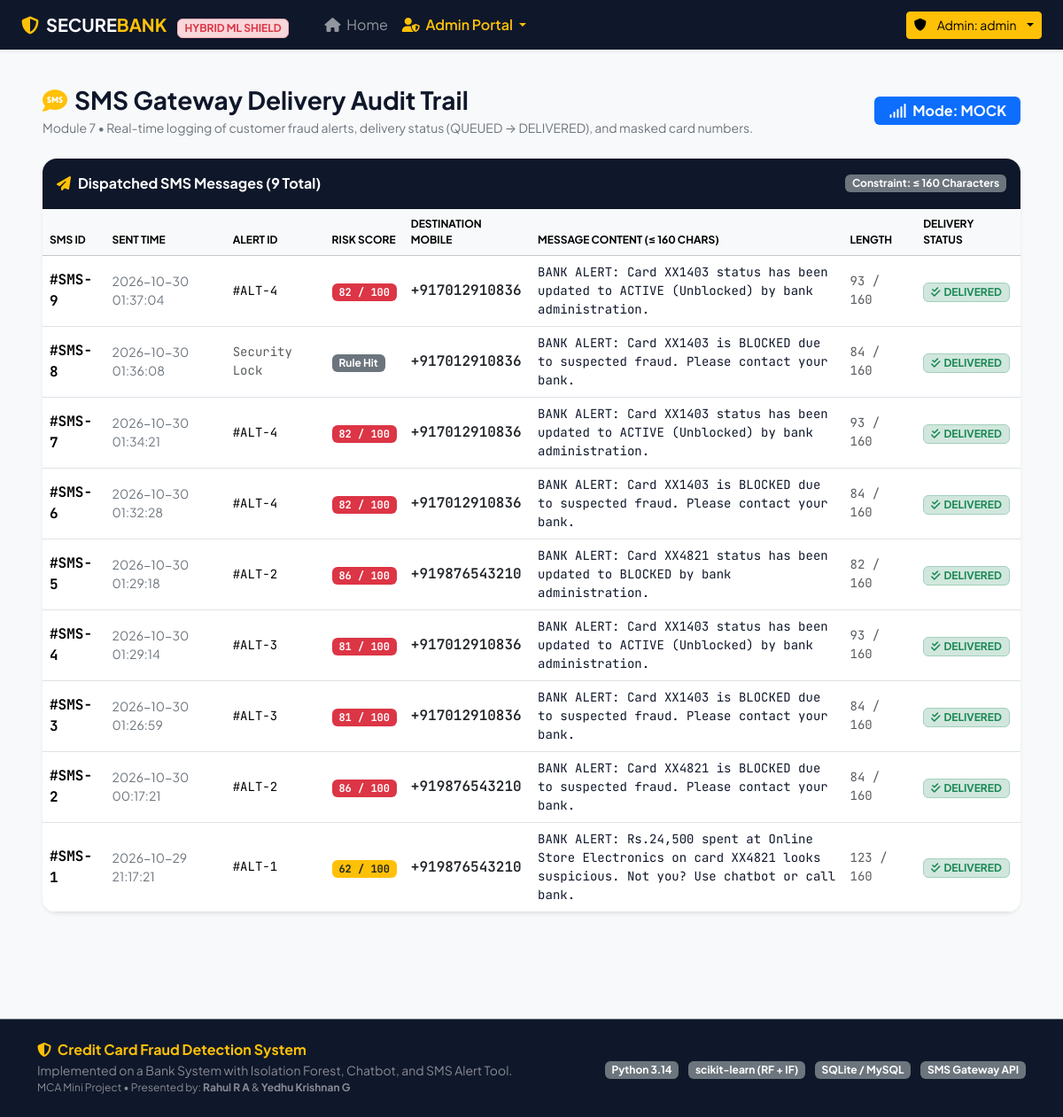
/admin/sms-logs (signed in), run on the app's committed database.
### tables this page shows
CREATE TABLE SMS_LOG (
        sms_id INTEGER PRIMARY KEY AUTOINCREMENT,
        alert_id INTEGER,
        phone VARCHAR(15) NOT NULL,
        message VARCHAR(160) NOT NULL,
        sms_status VARCHAR(15) NOT NULL,
        sent_time DATETIME NOT NULL,
        FOREIGN KEY (alert_id) REFERENCES FRAUD_ALERT(alert_id) ON DELETE SET NULL
    );

CREATE TABLE FRAUD_ALERT (
        alert_id INTEGER PRIMARY KEY AUTOINCREMENT,
        txn_id INTEGER NOT NULL,
        rule_hit VARCHAR(50) NOT NULL,
        risk_score INTEGER NOT NULL,
        rf_prob DECIMAL(6, 4) NOT NULL,
        iso_score DECIMAL(6, 4) NOT NULL,
        alert_status VARCHAR(15) DEFAULT 'NEW',
        alert_time DATETIME NOT NULL,
        FOREIGN KEY (txn_id) REFERENCES `TRANSACTION`(txn_id) ON DELETE CASCADE
    );

### app.py (the view)
@app.route('/admin/sms-logs')
@admin_login_required
def admin_sms_logs():
    conn = get_db_connection()
    cursor = conn.cursor()
    cursor.execute("""
        SELECT s.sms_id, s.alert_id, s.phone, s.message, s.sms_status, s.sent_time,
               f.risk_score, f.rule_hit
        FROM SMS_LOG s
        LEFT JOIN FRAUD_ALERT f ON s.alert_id = f.alert_id
        ORDER BY s.sms_id DESC
    """)
    logs = cursor.fetchall()
    conn.close()
    return render_template('admin_sms_logs.html', logs=logs)

### app.py (called while the page is built)
def admin_login_required(f):
    @wraps(f)
    def decorated_function(*args, **kwargs):
        if 'admin_id' not in session:
            flash('Admin authentication required.', 'danger')
            return redirect(url_for('admin_login'))
        return f(*args, **kwargs)
    return decorated_function

### models/database.py (called while the page is built)
def get_db_connection():
    conn = sqlite3.connect(Config.SQLITE_DB_PATH)
    conn.row_factory = sqlite3.Row
    conn.execute("PRAGMA foreign_keys = ON")
    return conn

### templates/admin_sms_logs.html (shortened to what this page needs)
{% extends "base.html" %}
{% block content %}
<div class="container-fluid px-lg-5">
    <div class="d-flex flex-wrap justify-content-between align-items-center mb-4">
        <div>
            <h3 class="fw-bold text-navy mb-1">
                <i class="fa-solid fa-comment-sms text-warning me-2"></i>SMS Gateway Delivery Audit Trail
            </h3>
            <p class="text-secondary small mb-0">
                Module 7 &bull; Real-time logging of customer fraud alerts, delivery status (QUEUED &rarr; DELIVERED), and masked card numbers.
            </p>
        </div>
        <div>
            <span class="badge bg-primary fs-6 px-3 py-2">
                <i class="fa-solid fa-signal me-1"></i> Mode: {{ config.SMS_GATEWAY_MODE }}
            </span>
        </div>
    </div>
    <div class="card border-0 shadow-sm rounded-4 overflow-hidden mb-5">
        <div class="card-header bg-navy text-white d-flex justify-content-between align-items-center py-3">
            <span class="fw-bold"><i class="fa-solid fa-paper-plane me-2 text-warning"></i>Dispatched SMS Messages ({{ logs|length }} Total)</span>
            <span class="badge bg-secondary">Constraint: &le; 160 Characters</span>
        </div>
        <div class="table-responsive bg-white">
            <table class="table table-hover align-middle mb-0">
                <thead class="table-light text-secondary fs-xs text-uppercase">
                    <tr>
                        <th>SMS ID</th>
                        <th>Sent Time</th>
                        <th>Alert ID</th>
                        <th>Risk Score</th>
                        <th>Destination Mobile</th>
                        <th>Message Content (&le; 160 Chars)</th>
                        <th>Length</th>
                        <th>Delivery Status</th>
                    </tr>
                </thead>
                <tbody>
                    {% for s in logs %}
                    <tr>
                        <td class="font-monospace fw-bold">#SMS-{{ s.sms_id }}</td>
                        <td class="small text-secondary">{{ s.sent_time }}</td>
                        <td class="font-monospace small">
                            {% if s.alert_id %}#ALT-{{ s.alert_id }}{% else %}<span class="text-muted">Security Lock</span>{% endif %}
                        </td>
                        <td>
                            {% if s.risk_score is not none %}
                                <span class="badge {% if s.risk_score >= 70 %}bg-danger{% elif s.risk_score >= 40 %}bg-warning text-dark{% else %}bg-success{% endif %} font-monospace">
                                    {{ s.risk_score }} / 100
                                </span>
                            {% else %}
                                <span class="badge bg-secondary">Rule Hit</span>
                            {% endif %}
                        </td>
                        <td class="font-monospace text-dark fw-semibold">{{ s.phone }}</td>
                        <td class="small font-monospace text-navy" style="max-width: 450px;">
                            {{ s.message }}
                        </td>
                        <td class="small text-muted font-monospace">
                            {{ s.message|length }} / 160
                        </td>
                        <td>
                            {% if s.sms_status == 'DELIVERED' %}
                                <span class="badge bg-success-subtle text-success border border-success-subtle"><i class="fa-solid fa-check-double me-1"></i>DELIVERED</span>
                            {% elif s.sms_status == 'SENT' %}
                                <span class="badge bg-info-subtle text-info border border-info-subtle"><i class="fa-solid fa-check me-1"></i>SENT</span>
                            {% elif s.sms_status == 'QUEUED' %}
                                <span class="badge bg-warning-subtle text-warning border border-warning-subtle"><i class="fa-solid fa-clock me-1"></i>QUEUED</span>
                            {% else %}
                                <span class="badge bg-danger-subtle text-danger border border-danger-subtle"><i class="fa-solid fa-xmark me-1"></i>FAILED</span>
                            {% endif %}
                        </td>
                    </tr>
                    {% else %}
                    <tr>
                        <td colspan="8" class="text-center py-4 text-muted">No SMS alert records found.</td>
                    </tr>
                    {% endfor %}
                </tbody>
            </table>
        </div>
    </div>
</div>
{% endblock %}

### static/css/style.css (style rules this page uses)
:root { --navy-primary: #0f172a; --navy-secondary: #1e293b; --navy-light: #334155; --bank-gold: #f59e0b; --bank-blue: #2563eb; --bank-green: #10b981; --bank-red: #ef4444; }
body { font-family: 'Plus Jakarta Sans', -apple-system, BlinkMacSystemFont, sans-serif; color: #1e293b; background-color: #f8fafc; }
.font-monospace { font-family: 'JetBrains Mono', monospace !important; }
.fs-xs { font-size: 0.75rem; }
.bg-navy { background-color: var(--navy-primary) !important; }
.text-navy { color: var(--navy-primary) !important; }

### data on the page
SMS_LOG: sms_id "9", sent_time "2026-10-30 01:37:04", alert_id "4", risk_score "82", phone "+917012910836", message "BANK ALERT: Card XX1403 status has been updated to ACTIVE (Unblocked) by bank administration.", message|length "93", sms_status "DELIVERED" (drawn)
SMS_LOG: sms_id "8", sent_time "2026-10-30 01:36:08", shows "Security Lock", shows "Rule Hit", phone "+917012910836", message "BANK ALERT: Card XX1403 is BLOCKED due to suspected fraud. Please contact your bank.", message|length "84", sms_status "DELIVERED" (drawn)
SMS_LOG: sms_id "7", sent_time "2026-10-30 01:34:21", alert_id "4", risk_score "82", phone "+917012910836", message "BANK ALERT: Card XX1403 status has been updated to ACTIVE (Unblocked) by bank administration.", message|length "93", sms_status "DELIVERED" (drawn)
SMS_LOG: sms_id "6", sent_time "2026-10-30 01:32:28", alert_id "4", risk_score "82", phone "+917012910836", message "BANK ALERT: Card XX1403 is BLOCKED due to suspected fraud. Please contact your bank.", message|length "84", sms_status "DELIVERED" (drawn)
SMS_LOG: sms_id "5", sent_time "2026-10-30 01:29:18", alert_id "2", risk_score "86", phone "+919876543210", message "BANK ALERT: Card XX4821 status has been updated to BLOCKED by bank administration.", message|length "82", sms_status "DELIVERED" (drawn)
SMS_LOG: sms_id "4", sent_time "2026-10-30 01:29:14", alert_id "3", risk_score "81", phone "+917012910836", message "BANK ALERT: Card XX1403 status has been updated to ACTIVE (Unblocked) by bank administration.", message|length "93", sms_status "DELIVERED" (drawn)
SMS_LOG: sms_id "3", sent_time "2026-10-30 01:26:59", alert_id "3", risk_score "81", phone "+917012910836", message "BANK ALERT: Card XX1403 is BLOCKED due to suspected fraud. Please contact your bank.", message|length "84", sms_status "DELIVERED" (drawn)
SMS_LOG: sms_id "2", sent_time "2026-10-30 00:17:21", alert_id "2", risk_score "86", phone "+919876543210", message "BANK ALERT: Card XX4821 is BLOCKED due to suspected fraud. Please contact your bank.", message|length "84", sms_status "DELIVERED" (drawn)
SMS_LOG: sms_id "1", sent_time "2026-10-29 21:17:21", alert_id "1", risk_score "62", phone "+919876543210", message "BANK ALERT: Rs.24,500 spent at Online Store Electronics on card XX4821 looks suspicious. Not you? Use chatbot or call bank.", message|length "123", sms_status "DELIVERED" (drawn)

### other printed values
{{ session.get('admin_username') }} "admin"
{{ config.SMS_GATEWAY_MODE }} "MOCK"
{{ logs|length }} "9"
